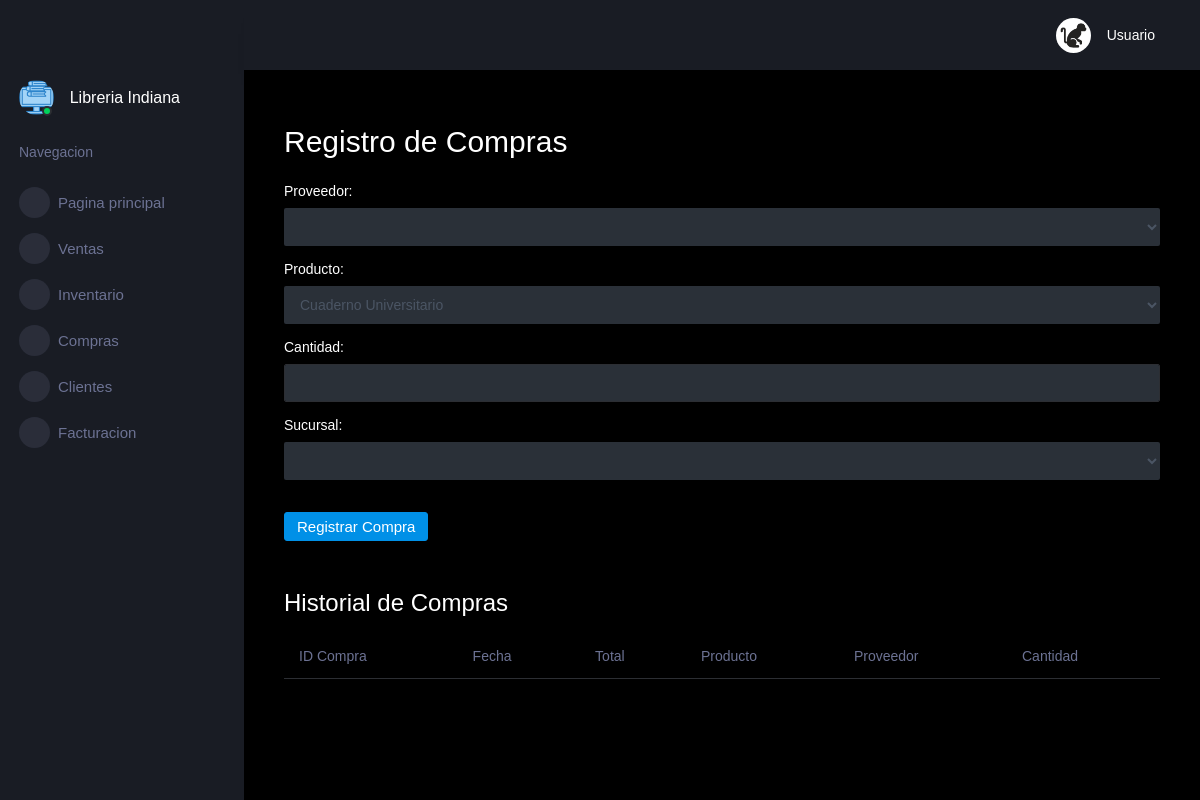
Before: /compras with the older database file.
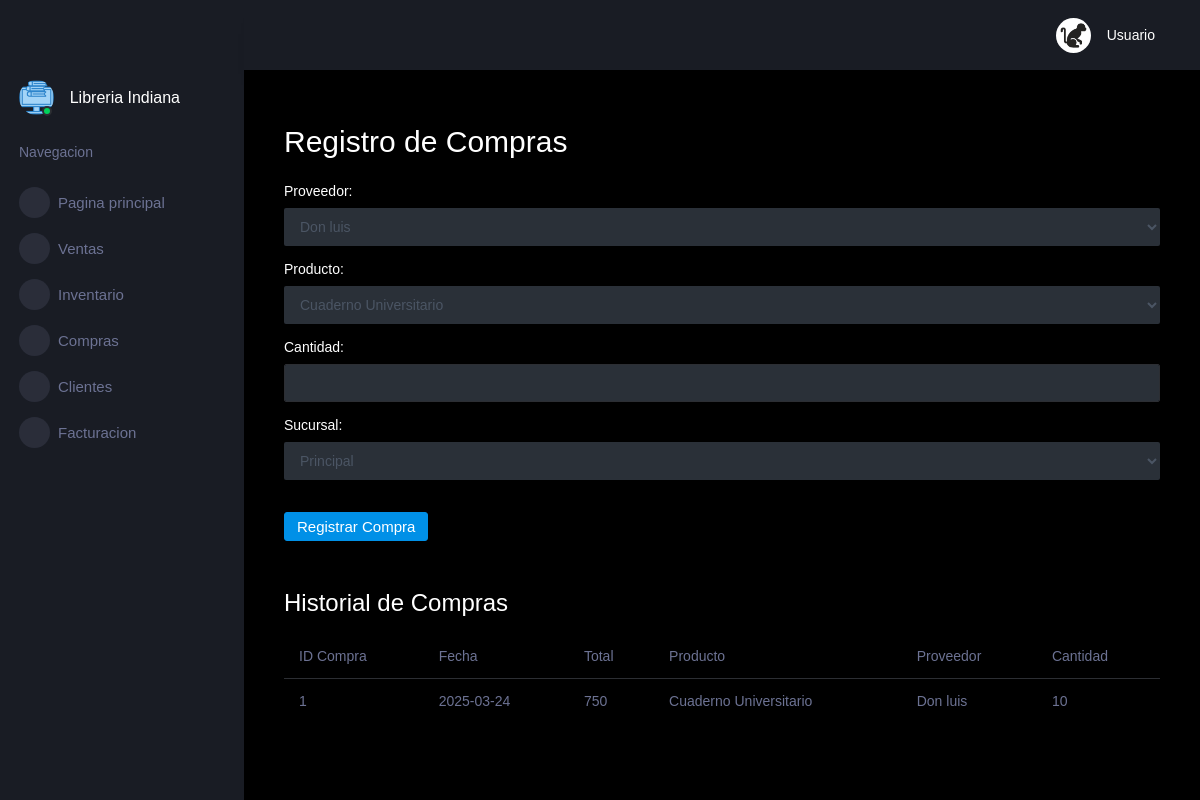
After: the same page with the newer database file.
### tables this page shows
CREATE TABLE Detalle_Compra (
    IDDetalleCompra INTEGER PRIMARY KEY AUTOINCREMENT,
    IDCompra INTEGER,
    IDProducto INTEGER,
    IDProveedor INTEGER,
    IDSucursal INTEGER,
    Cantidad DECIMAL,
    Subtotal DECIMAL,
    FOREIGN KEY (IDCompra) REFERENCES Compra(IDCompra),
    FOREIGN KEY (IDProducto) REFERENCES Producto(IDProducto),
    FOREIGN KEY (IDProveedor) REFERENCES Proveedor(IDProveedor),
    FOREIGN KEY (IDSucursal) REFERENCES Sucursal(IDSucursal)
);

CREATE TABLE Compra (
    IDCompra INTEGER PRIMARY KEY AUTOINCREMENT,
    Fecha DATETIME,
    Total DECIMAL NOT NULL
);

CREATE TABLE Producto (
    IDProducto INTEGER PRIMARY KEY AUTOINCREMENT,
    IDCategoria INTEGER,
    Nombre TEXT NOT NULL,
    Descripcion TEXT,
    Precio DECIMAL,
    ImagenURL TEXT, -- Campo agregado para la URL de la imagen
    FOREIGN KEY (IDCategoria) REFERENCES Categoria(IDCategoria)
);

CREATE TABLE Proveedor (
    IDProveedor INTEGER PRIMARY KEY AUTOINCREMENT,
    Nombre TEXT NOT NULL,
    Telefono TEXT,
    Email TEXT,
    DireccionCompleta TEXT
);

### app.py (the view, shortened to what this page needs)
@app.route("/compras", methods=["GET", "POST"])
def compras():
    db = get_db_connection()  # Usamos get_db_connection() para obtener la conexión
    proveedores = db.execute("SELECT * FROM Proveedor").fetchall()
    productos = db.execute("SELECT * FROM Producto").fetchall()
    sucursales = db.execute("SELECT  IDSucursal, Nombre FROM Sucursal").fetchall()
    compras_realizadas = db.execute("""
        SELECT c.IDCompra, c.Fecha, c.Total, p.Nombre AS Producto, pr.Nombre AS Proveedor, d.Cantidad
        FROM Compra c
        JOIN Detalle_Compra d ON c.IDCompra = d.IDCompra
        JOIN Producto p ON d.IDProducto = p.IDProducto
        JOIN Proveedor pr ON d.IDProveedor = pr.IDProveedor
    """).fetchall()
    print(compras_realizadas ,"aqui paso")  # Verifica los resultados en la consola
    return render_template(
        "compras.html",
        proveedores=proveedores,  # Aquí, la variable proveedores es una lista de proveedores obtenida de la base de datos.
        productos=productos,
        sucursales=sucursales,
        compras_realizadas=compras_realizadas
    )

### app.py (called while the page is built)
def get_db_connection():
    conn = sqlite3.connect(database_path)
    conn.row_factory = sqlite3.Row
    return conn

@app.after_request
def add_header(response):
    response.headers["Cache-Control"] = "no-cache, no-store, must-revalidate"
    response.headers["Pragma"] = "no-cache"
    response.headers["Expires"] = "0"
    return response

### templates/compras.html (shortened to what this page needs)
{% extends "layout.html" %}
{% block main %}
<div class="container">
    <h2 class="mt-4">Registro de Compras</h2>
    <form action="{{ url_for('compras') }}" method="POST" class="mt-4">
        <div class="form-group">
            <label for="proveedor">Proveedor:</label>
            <select name="proveedor" id="proveedor" class="form-control" required>
                {% for proveedor in proveedores %}
                    <option value="{{ proveedor.IDProveedor }}">{{ proveedor.Nombre }}</option>
                {% endfor %}
            </select>
        </div>
        <div class="form-group">
            <label for="producto">Producto:</label>
            <select name="producto" id="producto" class="form-control" required>
                {% for producto in productos %}
                    <option value="{{ producto.IDProducto }}">{{ producto.Nombre }}</option>
                {% endfor %}
            </select>
        </div>
        <div class="form-group">
            <label for="cantidad">Cantidad:</label>
            <input type="number" name="cantidad" id="cantidad" class="form-control" required>
        </div>
        <div class="form-group">
            <label for="sucursal">Sucursal:</label>
            <select name="sucursal" id="sucursal" class="form-control" required>
                {% for sucursal in sucursales %}
                    <option value="{{ sucursal.IDSucursal }}">{{ sucursal.Nombre }}</option>
                {% endfor %}
            </select>
        </div>
        <button type="submit" class="btn btn-primary mt-3">Registrar Compra</button>
    </form>
    <h3 class="mt-5">Historial de Compras</h3>
    <table class="table table-striped mt-3">
        <thead>
            <tr>
                <th>ID Compra</th>
                <th>Fecha</th>
                <th>Total</th>
                <th>Producto</th>
                <th>Proveedor</th>
                <th>Cantidad</th>
            </tr>
        </thead>
        <tbody>
            {% for compra in compras_realizadas %}
                <tr>
                    <td>{{ compra.IDCompra }}</td>
                    <td>{{ compra.Fecha }}</td>
                    <td>{{ compra.Total }}</td>
                    <td>{{ compra.Producto }}</td>
                    <td>{{ compra.Proveedor }}</td>
                    <td>{{ compra.Cantidad }}</td>
                </tr>
            {% endfor %}
        </tbody>
    </table>
</div>
{% endblock %}

### templates/layout.html (shortened to what this page needs)
<!DOCTYPE html>
<html lang="en">
  <head>
    <link rel="stylesheet" href="../static/vendors/mdi/css/materialdesignicons.min.css">
    <link rel="stylesheet" href="../static/vendors/css/vendor.bundle.base.css">
    <link rel="stylesheet" href="../static/vendors/jvectormap/jquery-jvectormap.css">
    <link rel="stylesheet" href="../static/vendors/flag-icon-css/css/flag-icon.min.css">
    <link rel="stylesheet" href="../static/vendors/owl-carousel-2/owl.carousel.min.css">
    <link rel="stylesheet" href="../static/vendors/owl-carousel-2/owl.theme.default.min.css">
    <link rel="stylesheet" href="../static/css/style.css">
  </head>
  <body>
    <div class="container-scroller">
      <nav class="sidebar sidebar-offcanvas" id="sidebar">
        <ul class="nav">
          <li class="nav-item profile">
            <div class="profile-desc">
              <div class="profile-pic">
                <div class="count-indicator">
                  <img class="img-xs rounded-circle " src="../static/images/library.png" alt="">
                  <span class="count bg-success"></span>
                </div>
                <div class="profile-name">
                  <h5 class="mb-0 font-weight-normal">Libreria Indiana</h5>
                </div>
              </div>
              <a href="#" id="profile-dropdown" data-toggle="dropdown"><i class="mdi mdi-dots-vertical"></i></a>
            </div>
          </li>
          <li class="nav-item nav-category">
            <span class="nav-link">Navegacion</span>
          </li>
          <li class="nav-item menu-items">
            <a class="nav-link" href="{{ url_for('index') }}">
              <span class="menu-icon">
                <i class="mdi mdi-speedometer"></i>
              </span>
              <span class="menu-title">Pagina principal</span>
            </a>
          </li>
          <li class="nav-item menu-items">
            <a class="nav-link" data-toggle="collapse" href="#ui-basic" aria-expanded="false" aria-controls="ui-basic">
              <span class="menu-icon">
                <i class="mdi mdi-laptop"></i>
              </span>
              <span class="menu-title">Ventas</span>
              <i class="menu-arrow"></i>
            </a>
          </li>
          <li class="nav-item menu-items">
            <a class="nav-link" href="pages/tables/basic-table.html">
              <span class="menu-icon">
                <i class="mdi mdi-table-large"></i>
              </span>
              <span class="menu-title">Inventario</span>
            </a>
          </li>
          <li class="nav-item menu-items">
            <a class="nav-link" href="pages/charts/chartjs.html">
              <span class="menu-icon">
                <i class="mdi mdi-chart-bar"></i>
              </span>
              <span class="menu-title">Compras</span>
            </a>
          </li>
          <li class="nav-item menu-items">
            <a class="nav-link" href="pages/icons/mdi.html">
              <span class="menu-icon">
                <i class="mdi mdi-contacts"></i>
              </span>
              <span class="menu-title">Clientes</span>
            </a>
          </li>
          <li class="nav-item menu-items">
            <a class="nav-link" href="http://www.bootstrapdash.com/demo/corona-free/jquery/documentation/documentation.html">
              <span class="menu-icon">
                <i class="mdi mdi-file-document-box"></i>
              </span>
              <span class="menu-title">Facturacion</span>
            </a>
          </li>
        </ul>
      </nav>
      <div class="container-fluid page-body-wrapper">
        <nav class="navbar p-0 fixed-top d-flex flex-row">
          <div class="navbar-menu-wrapper flex-grow d-flex align-items-stretch">
            <button class="navbar-toggler navbar-toggler align-self-center" type="button" data-toggle="minimize">
              <span class="mdi mdi-menu"></span>
            </button>
            <ul class="navbar-nav navbar-nav-right">
              <li class="nav-item dropdown">
                <a class="nav-link" id="profileDropdown" href="#" data-toggle="dropdown">
                  <div class="navbar-profile">
                    <img class="img-xs rounded-circle" src="../static/images/masaya.jpg" alt="">
                    <p class="mb-0 d-none d-sm-block navbar-profile-name">Usuario</p>
                    <i class="mdi mdi-menu-down d-none d-sm-block"></i>
                  </div>
                </a>
              </li>
            </ul>
          </div>
        </nav>
        <div class="main-panel">
          <div class="content-wrapper">
            {% block main %} {% endblock %}
          </div>
          <footer class="footer">
          </footer>
        </div>
      </div>
    </div>
  </body>
</html>

Changed rows visible on the page:
added Detalle_Compra: IDCompra "1", Fecha "2025-03-24", Total "750", Producto "Cuaderno Universitario", Proveedor "Don luis", Cantidad "10"
Other visible differences:
form field proveedor: (not shown) → "Don luis"
form field sucursal: (not shown) → "Principal"
